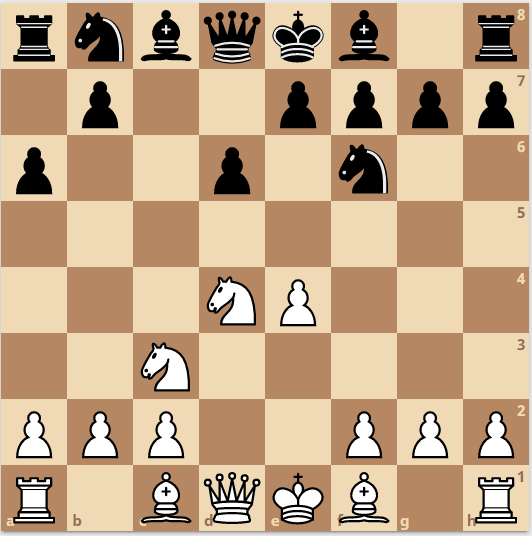
#> input picture images/example_board.png, 532 x 536 px
$ python -i comp_vision.py   (imports and definitions only)
#> lines starting #> are read from the running program, lines starting #| are printed output that depends on the picture
#> further down, picture is the input picture: PIL image 532x536 RGBA; mean R, G, B, A 194.7, 166.2, 135.4, 255
import numpy as np
from PIL import Image
from scipy.signal import convolve, find_peaks

""" This is the accompanying .py file for comp_vision.ipynb. See the notebook for a walkthrough of this function. """

def split_image(pil_img):
    pil_img = pil_img.convert('L')
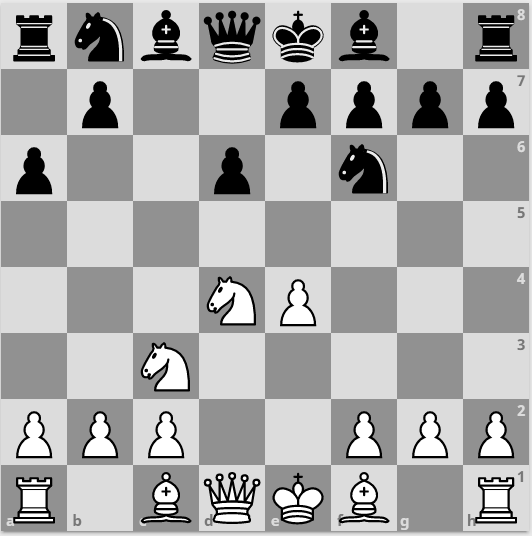
#> pil_img: PIL image 532x536 L; min 0, max 255, mean 171.2
    img = np.array(pil_img)
    height, width = img.shape
#> height = 536; width = 532

    ker_x = np.array(np.mat('-1 0 1; -1 0 1; -1 0 1'))
    grad_x = convolve(img, ker_x)
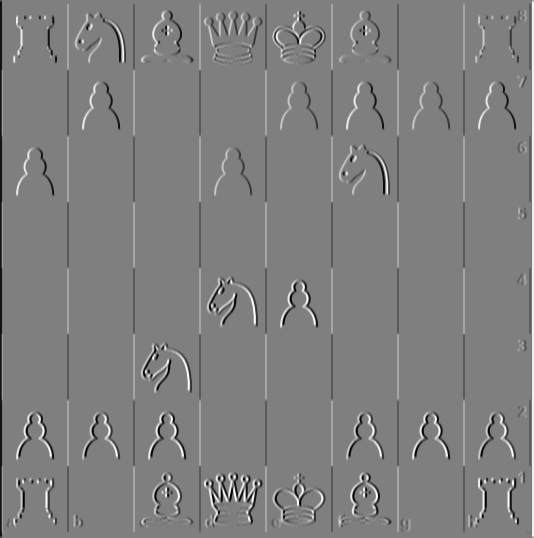
#> grad_x: shape (538, 534) int64; min -765, max 765, mean 0; drawn with min black and max white
    ker_y = np.array(np.mat('-1 -1 -1; 0 0 0; 1 1 1'))
    grad_y = convolve(img, ker_y)
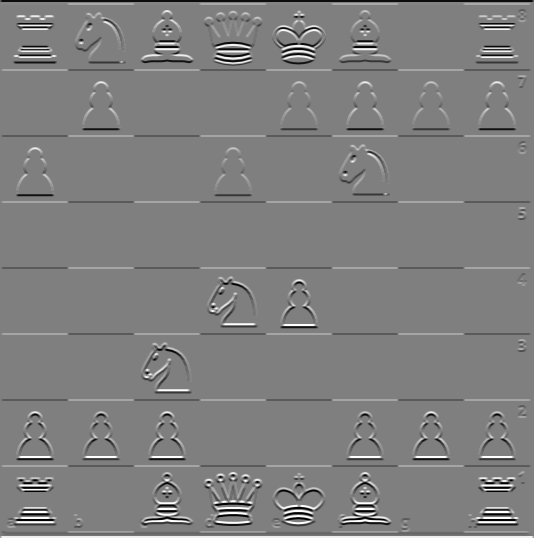
#> grad_y: shape (538, 534) int64; min -765, max 765, mean 0; drawn with min black and max white

    x_pos = np.clip(grad_x, 0, 255)
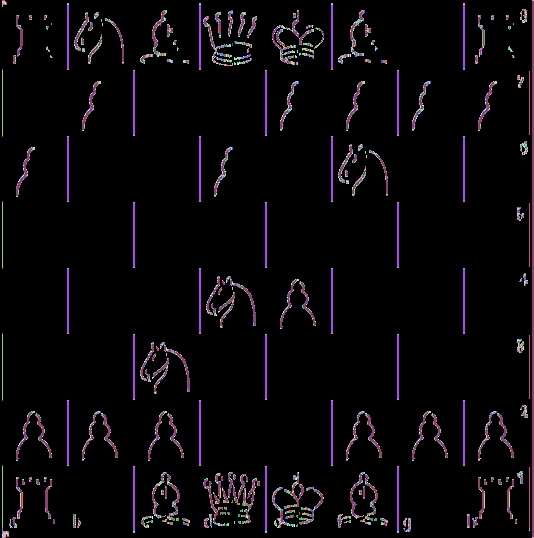
#> x_pos: shape (538, 534) int64; 256 distinct labels, from 0 to 255; one colour per label, 0 black
    x_neg = np.clip(grad_x, -255, 0)
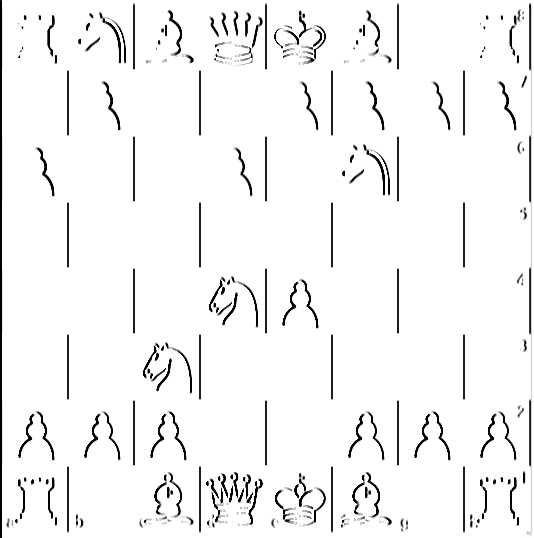
#> x_neg: shape (538, 534) int64; min -255, max 0, mean -11.34; drawn with min black and max white
    y_pos = np.clip(grad_y, 0, 255)
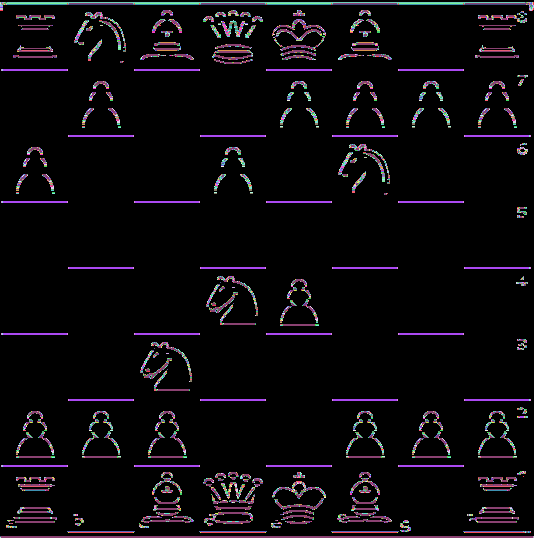
#> y_pos: shape (538, 534) int64; 256 distinct labels, from 0 to 255; one colour per label, 0 black
    y_neg = np.clip(grad_y, -255, 0)
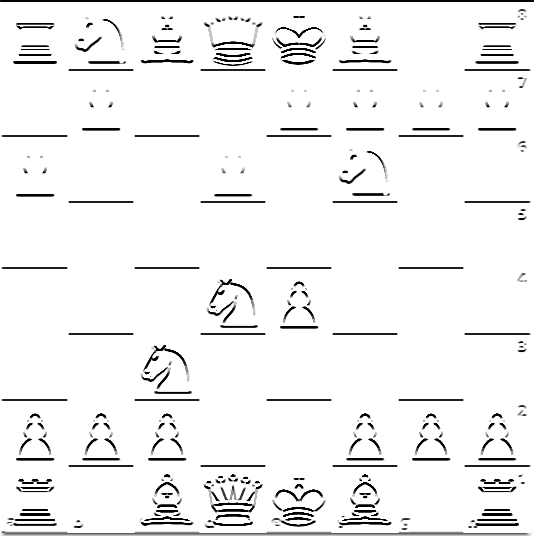
#> y_neg: shape (538, 534) int64; min -255, max 0, mean -13.24; drawn with min black and max white

    row_sums = np.sum(y_pos/height, axis=1) * np.sum(-y_neg/height, axis=1)
#> row_sums = 538 values, max 11850.9 at index 69, min 0 at index 0, mean 460.4
    row_sums[np.where(row_sums<np.max(row_sums)/2)] = 0
    col_sums = np.sum(x_pos/width, axis=0) * np.sum(-x_neg/width, axis=0)
#> col_sums = 534 values, max 12029.8 at index 67, min 0 at index 0, mean 390
    col_sums[np.where(col_sums<np.max(col_sums)/2)] = 0

    cols = list(find_peaks(col_sums, distance=10)[0])
#> cols = [67, 133, 199, 265, 331, 397, 463]
    rows = list(find_peaks(row_sums, distance=10)[0])
#> rows = [69, 135, 201, 267, 333, 399, 465]

    def near_arith_prog(arr):
        diffs = [arr[i] - arr[i-1] for i in range(1,len(arr))]
#> diffs = [66, 66, 66, 66, 66, 66]
        return max(diffs) - min(diffs) < 5

    def get_lines(arr):
        if len(arr) < 7:
            return None
        elif len(arr) == 7:
            if near_arith_prog(arr):
                return arr
            else:
                return None
        elif len(arr) == 8:
            if near_arith_prog(arr[:7]):
                return arr[:7]
            elif near_arith_prog(arr[1:]):
                return arr[1:]
        elif len(arr) == 9:
            if near_arith_prog(arr[1:8]):
                return arr[1:8]
        return None

    cols = get_lines(cols)
    rows = get_lines(rows)

    if not cols or not rows:
        return None

    sq_height = rows[1] - rows[0]
#> sq_height = 66
    sq_width = cols[1] - cols[0]  # Allow for rectangles
#> sq_width = 66
    # Add left and right external edges
    cols.append(min(cols[6] + sq_width, width))
    cols.insert(0, max(cols[0] - sq_width, 0))
    # Add top and bottom external edges
    rows.append(min(rows[6] + sq_height, height))
    rows.insert(0, max(rows[0] - sq_height, 0))

    squares = []
    # Traverse board in order described by FEN
    for j in range(len(rows)-1):
        for i in range(len(cols)-1):
            area = (cols[i], rows[j], cols[i+1], rows[j+1])
            squares.append(pil_img.crop(area).resize((32,32), resample=Image.LANCZOS))
#> this loop made 8 passes
#> after the loop, squares = 64 items
    return squares

>>> from PIL import Image
>>> picture = Image.open('images/example_board.png')
>>> result = split_image(picture)
#> result = 64 items

$ run again, on images/puzzle.png
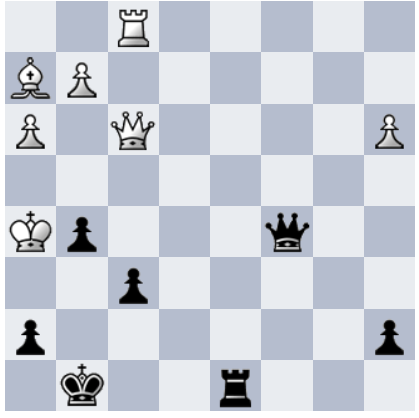
#> input picture images/puzzle.png, 419 x 418 px
#> picture is the input picture: PIL image 419x418 RGBA; mean R, G, B, A 201.4, 206.4, 215.8, 255
#> x_pos: shape (420, 421) int64; 256 distinct labels, from 0 to 255
#> in split_image, `y_pos = np.clip(grad_y, 0, 255)`:
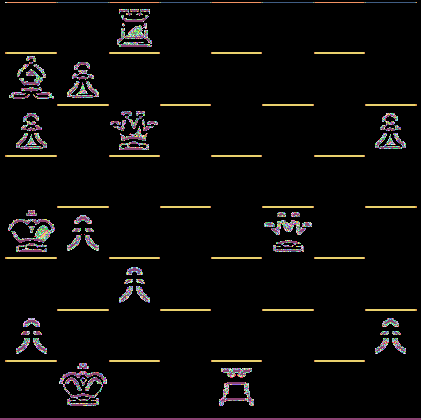
#> y_pos: shape (420, 421) int64; 256 distinct labels, from 0 to 255; one colour per label, 0 black
#> in split_image, `y_neg = np.clip(grad_y, -255, 0)`:
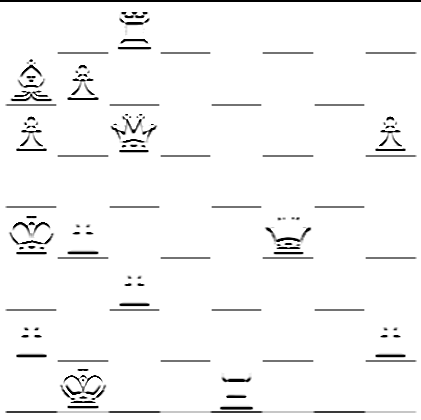
#> y_neg: shape (420, 421) int64; min -255, max 0, mean -8.75; drawn with min black and max white
#> row_sums = 420 values, max 4566.5 at index 52, min 0 at index 0, mean 183
#> col_sums = 421 values, max 4544.7 at index 56, min 0 at index 0, mean 192.4
#> cols = [56, 108, 159, 210, 261, 313, 364]
#> rows = [52, 104, 155, 206, 257, 309, 360]
#> diffs = [52, 51, 51, 51, 52, 51]
#> sq_height = 52
#> the loop in split_image, `for j in range(len(rows)-1):` made 8 passes
#> after the loop in split_image, `for j in range(len(rows)-1):`: squares = 64 items

$ run again, on images/youtube.png
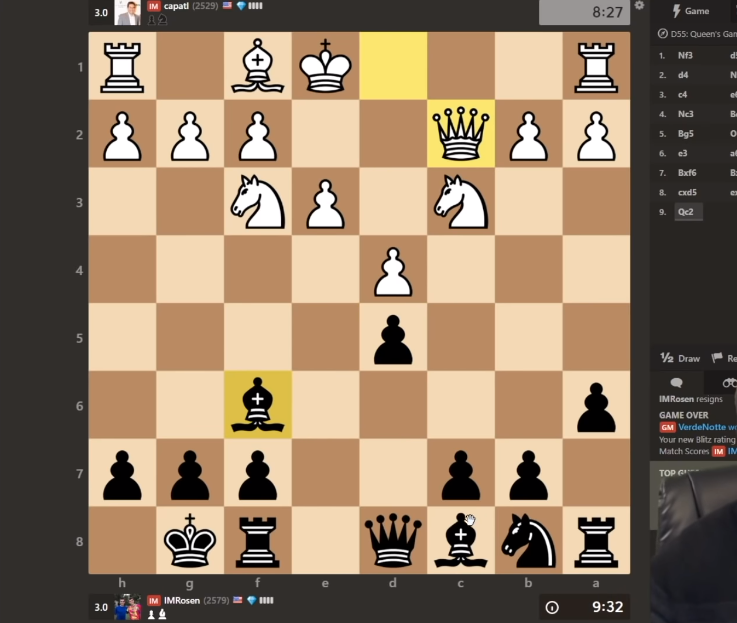
#> input picture images/youtube.png, 737 x 623 px
#> picture is the input picture: PIL image 737x623 RGBA; mean R, G, B, A 146.2, 124.4, 100.8, 255
#> x_pos: shape (625, 739) int64; 256 distinct labels, from 0 to 255
#> in split_image, `y_pos = np.clip(grad_y, 0, 255)`:
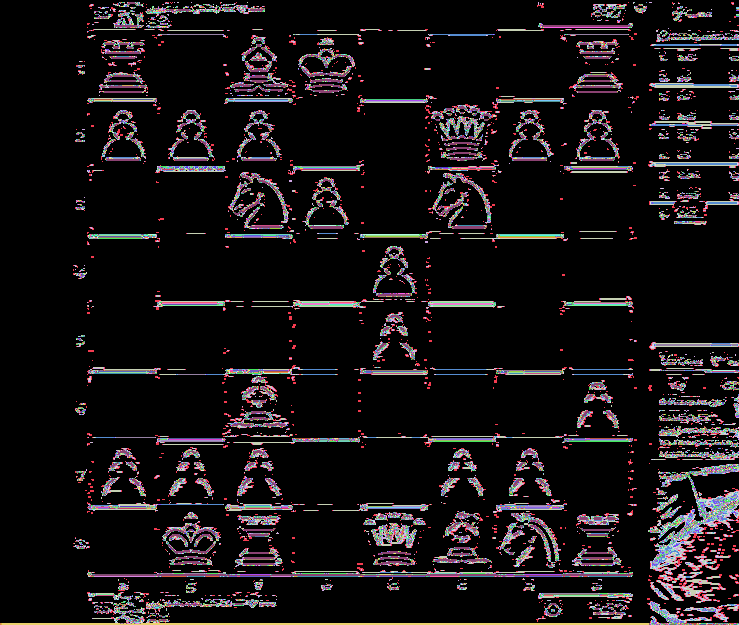
#> y_pos: shape (625, 739) int64; 256 distinct labels, from 0 to 255; one colour per label, 0 black
#> in split_image, `y_neg = np.clip(grad_y, -255, 0)`:
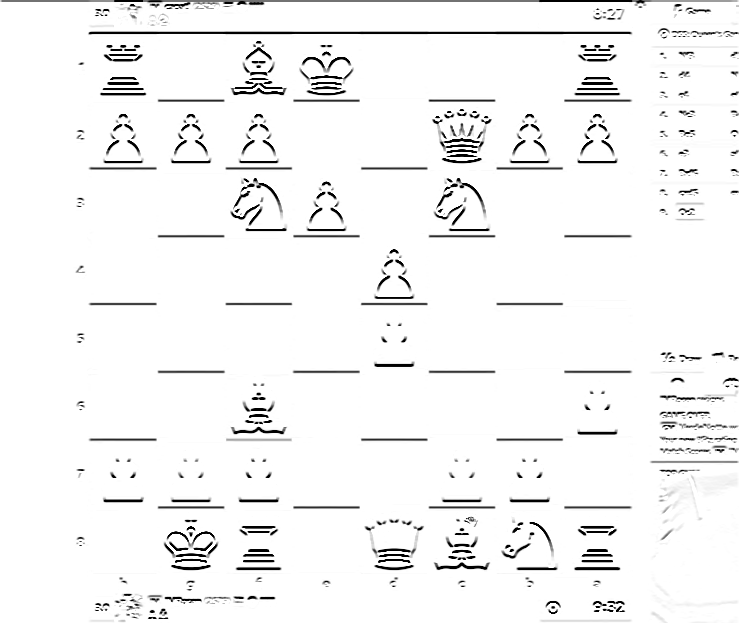
#> y_neg: shape (625, 739) int64; min -255, max 0, mean -10.4; drawn with min black and max white
#> row_sums = 625 values, max 8585.6 at index 100, min 0 at index 0, mean 242.5
#> col_sums = 739 values, max 5907.3 at index 360, min 0 at index 0, mean 131.9
#> cols = [157, 225, 292, 360, 428, 495, 563]
#> rows = [100, 168, 236, 304, 371, 439, 507]
#> diffs = [68, 67, 68, 68, 67, 68]
#> sq_height = 68
#> the loop in split_image, `for j in range(len(rows)-1):` made 8 passes
#> after the loop in split_image, `for j in range(len(rows)-1):`: squares = 64 items
